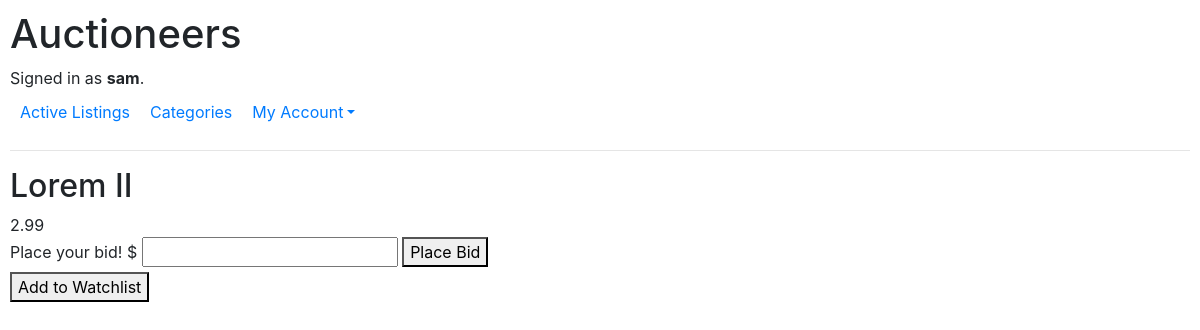
Before: /item/3 (signed in) with the older database file.
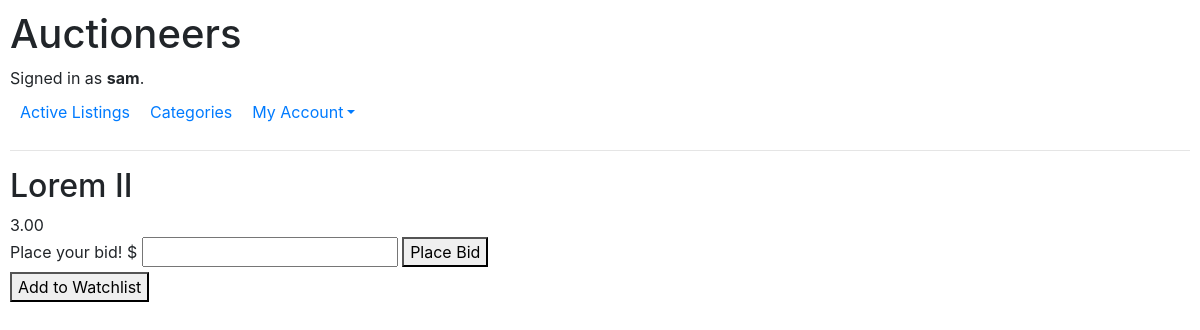
After: the same page with the newer database file.
### auctions/models.py (models this page shows, shortened)
class Auction_Listing(models.Model):
    title = models.CharField(max_length = 25)
    description = models.TextField()
    category = models.ForeignKey(Category, on_delete=models.PROTECT, related_name="listings")
    current_bid = models.ForeignKey("Bid", on_delete=models.PROTECT, related_name="listings", null=True, blank=True)
    seller = models.ForeignKey(User, on_delete=models.CASCADE, related_name="listings")
    quantity = models.IntegerField()
    price = models.DecimalField(max_digits=10, decimal_places=2)
    timestamp = models.DateTimeField(auto_now_add=True)
    closing_date = models.DateTimeField(blank=False)
    is_open = models.BooleanField(default=True)

### auctions/views.py (the view, shortened to what this page needs)
# urls.py: path("item/<int:listing_id>", views.listing_detail, name="listing_detail"),
def listing_detail(request, listing_id):
    listing = Auction_Listing.objects.get(id=listing_id)
    price = listing.price
    seller = listing.seller
    message = ""
    return render(request, "auctions/listing_detail.html", {
        "listing": listing,
        "price": price,
        "seller":seller,
        "message": message
    })

### auctions/templates/auctions/listing_detail.html (shortened to what this page needs)
{% extends "auctions/layout.html" %}
{% block body %}
    <h2>{{ listing.title }}</h2>
    <div>{{ listing.price }}</div>
    <div>
        {% if user.is_authenticated and listing.seller.id != user.id %}
            <form action="{% url 'listing_detail' listing.id %}" method="POST">
                <label for="bid_amount" name="bid_amount">Place your bid! $</label>
                <input type="number" id="bid_amount" name="bid_amount"step="0.01" min="0.01" required>
                <button type="submit" name="action" value="bid">Place Bid</button>
            </form>
            <form action="{% url 'listing_detail' listing.id %}" method="POST">
                <button type="submit" name="action" value="toggle_watchlist">
                    {% if listing in user.watchlist.all %}
                        Remove from Watchlist
                    {% else %}
                        Add to Watchlist
                    {% endif %}
                </button>
            </form>
        {% endif %}
    </div>
{% endblock %}

Changed rows visible on the page:
changed Auction_Listing "Lorem II": price "2.99" → "3.00"
